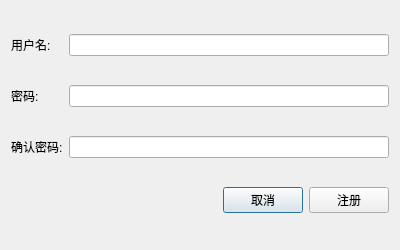
<?xml version="1.0" encoding="UTF-8"?>
<ui version="4.0">
 <class>RegisterDialog</class>
 <widget class="QDialog" name="RegisterDialog">
  <property name="geometry">
   <rect>
    <x>0</x>
    <y>0</y>
    <width>400</width>
    <height>250</height>
   </rect>
  </property>
  <property name="windowTitle">
   <string>注册</string>
  </property>
  <layout class="QGridLayout" name="gridLayout">
   <item row="0" column="0">
    <widget class="QLabel" name="labelUser">
     <property name="text">
      <string>用户名:</string>
     </property>
    </widget>
   </item>
   <item row="0" column="1">
    <widget class="QLineEdit" name="lineEditUser"/>
   </item>
   <item row="1" column="0">
    <widget class="QLabel" name="labelPassword">
     <property name="text">
      <string>密码:</string>
     </property>
    </widget>
   </item>
   <item row="1" column="1">
    <widget class="QLineEdit" name="lineEditPassword">
     <property name="echoMode">
      <enum>QLineEdit::Password</enum>
     </property>
    </widget>
   </item>
   <item row="2" column="0">
    <widget class="QLabel" name="labelConfirmPassword">
     <property name="text">
      <string>确认密码:</string>
     </property>
    </widget>
   </item>
   <item row="2" column="1">
    <widget class="QLineEdit" name="lineEditConfirmPassword">
     <property name="echoMode">
      <enum>QLineEdit::Password</enum>
     </property>
    </widget>
   </item>
   <item row="3" column="0" colspan="2">
    <layout class="QHBoxLayout" name="horizontalLayout">
     <item>
      <spacer name="horizontalSpacer">
       <property name="orientation">
        <enum>Qt::Horizontal</enum>
       </property>
       <property name="sizeHint" stdset="0">
        <size>
         <width>40</width>
         <height>20</height>
        </size>
       </property>
      </spacer>
     </item>
     <item>
      <widget class="QPushButton" name="pushButtonCancel">
       <property name="text">
        <string>取消</string>
       </property>
      </widget>
     </item>
     <item>
      <widget class="QPushButton" name="pushButtonRegister">
       <property name="text">
        <string>注册</string>
       </property>
      </widget>
     </item>
    </layout>
   </item>
  </layout>
 </widget>
 <resources/>
 <connections>
  <connection>
   <sender>pushButtonCancel</sender>
   <signal>clicked()</signal>
   <receiver>RegisterDialog</receiver>
   <slot>reject()</slot>
  </connection>
 </connections>
</ui>
